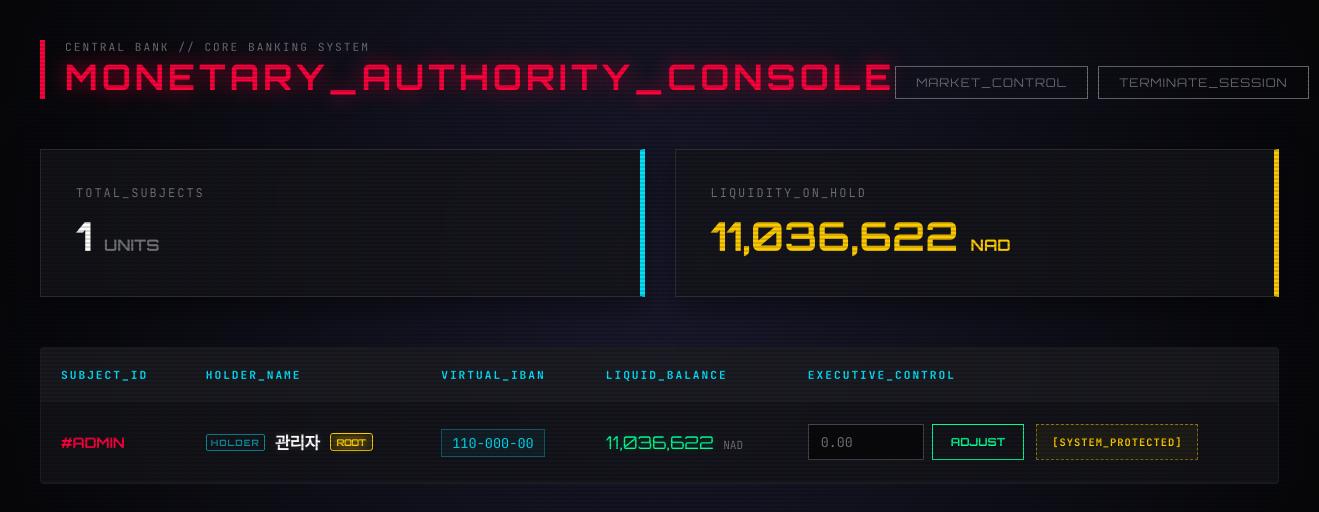
The page /admin (signed in) on the database its author committed.
### app.py (models this page shows)
class User(db.Model):
    id = db.Column(db.Integer, primary_key=True)
    username = db.Column(db.String(80), unique=True, nullable=False)
    password = db.Column(db.String(255), nullable=False)
    name = db.Column(db.String(80), nullable=False)
    account = db.Column(db.String(20), unique=True, nullable=False)
    balance = db.Column(db.Float, default=0.0)
    is_active = db.Column(db.Boolean, default=True) # 계좌 활성화 상태
    history = db.relationship('History', backref='user', lazy=True, cascade="all, delete-orphan")
    portfolios = db.relationship('Portfolio', backref='user', lazy=True, cascade="all, delete-orphan")

### app.py (the view)
@app.route('/admin')
def admin_panel():
    if session.get('user_id') != 'admin':
        return "<script>alert('권한이 없습니다.'); location.href='/';</script>"
    users = User.query.all()
    user_dict = { u.username: u for u in users } # 템플릿 호환용
    return render_template('admin.html',
                           users=user_dict,
                           user_count=len(users),
                           total_balance=sum(u.balance for u in users))

### templates/admin.html (shortened to what this page needs)
<!DOCTYPE html>
<html lang="ko">
<head>
</head>
<body>
    <div class="container">
        <header class="admin-header">
            <div>
                <p style="margin: 0; font-size: 0.7rem; color: var(--text-dim); letter-spacing: 2px;">CENTRAL BANK // CORE BANKING SYSTEM</p>
                <h1>MONETARY_AUTHORITY_CONSOLE</h1>
            </div>
            <div class="admin-links">
                <a href="/admin/stock" class="back-btn">MARKET_CONTROL</a>
                <a href="/dashboard" class="back-btn">TERMINATE_SESSION</a>
            </div>
        </header>
        <section class="stat-grid">
            <div class="stat-box">
                <p>TOTAL_SUBJECTS</p>
                <h2>{{ user_count }} <span style="font-size: 1rem; color: var(--text-dim);">UNITS</span></h2>
            </div>
            <div class="stat-box" style="border-right-color: var(--neon-gold);">
                <p>LIQUIDITY_ON_HOLD</p>
                <h2 style="color: var(--neon-gold);">{{ "{:,.0f}".format(total_balance) }} <span style="font-size: 1rem;">NAD</span></h2>
            </div>
        </section>
        <div class="data-wrapper">
            <table>
                <thead>
                    <tr>
                        <th>SUBJECT_ID</th>
                        <th>HOLDER_NAME</th>
                        <th>VIRTUAL_IBAN</th>
                        <th>LIQUID_BALANCE</th>
                        <th>EXECUTIVE_CONTROL</th>
                    </tr>
                </thead>
                <tbody>
                    {% for uid, info in users.items() %}
                    {% set is_admin = (uid == 'admin') %}
                    <tr class="{{ '' if info.is_active else 'status-inactive' }}">
                        <td><span class="id-label">#{{ uid.upper() }}</span></td>
                        <td>
                            <div class="identifier-cell">
                                {{ info.name }}
                                {% if is_admin %}<span class="root-badge">ROOT</span>{% endif %}
                            </div>
                        </td>
                        <td><span class="acc-badge">{{ info.account }}</span></td>
                        <td><span class="balance-val">{{ "{:,.0f}".format(info.balance) }}</span> <span style="font-size: 0.7rem; color: var(--text-dim);">NAD</span></td>
                        <td>
                            <div style="display: flex; gap: 12px; align-items: center;">
                                <form action="/admin/action/{{ uid }}" method="POST" style="display: flex; gap: 8px;">
                                    <input type="number" name="amount" placeholder="0.00" step="any">
                                    <button type="submit" class="btn btn-inject">ADJUST</button>
                                </form>
                                {% if is_admin %}
                                    <div class="system-protected">[SYSTEM_PROTECTED]</div>
                                {% endif %}
                            </div>
                        </td>
                    </tr>
                    {% endfor %}
                </tbody>
            </table>
        </div>
    </div>
</body>
</html>

### templates/admin.html (style rules this page uses)
:root { --bg-color: #050507; --panel-bg: rgba(20, 20, 25, 0.8); --neon-red: #ff003c; --neon-green: #00ff94; --neon-blue: #00e5ff; --neon-gold: #ffcc00; --text-main: #e0e0e0; --text-dim: #707075; }
body { font-family: 'JetBrains Mono', 'Pretendard', monospace; background-color: var(--bg-color); background-image: radial-gradient(circle at 50% 50%, #1a1a2e 0%, #050507 100%), url('https://www.transparenttextures.com/patterns/carbon-fibre.png'); color: var(--text-main); margin: 0; padding: 40px; overflow-x: hidden; }
body::before { content: " "; position: fixed; top: 0; left: 0; width: 100%; height: 100%; background: linear-gradient(rgba(18, 16, 16, 0) 50%, rgba(0, 0, 0, 0.15) 50%), linear-gradient(90deg, rgba(255, 0, 0, 0.03), rgba(0, 255, 0, 0.01), rgba(0, 0, 255, 0.03)); background-size: 100% 4px, 3px 100%; pointer-events: none; z-index: 100; }
.container { max-width: 1400px; margin: 0 auto; position: relative; z-index: 1; }
.admin-header { display: flex; justify-content: space-between; align-items: flex-end; margin-bottom: 50px; border-left: 5px solid var(--neon-red); padding-left: 20px; }
.admin-header h1 { font-family: 'Orbitron', sans-serif; font-size: 2.2rem; margin: 0; text-transform: uppercase; letter-spacing: 4px; color: var(--neon-red); text-shadow: 0 0 20px rgba(255, 0, 60, 0.6); }
.stat-grid { display: grid; grid-template-columns: repeat(2, 1fr); gap: 30px; margin-bottom: 50px; }
.stat-box { background: var(--panel-bg); backdrop-filter: blur(10px); padding: 35px; border: 1px solid rgba(255, 255, 255, 0.1); border-right: 5px solid var(--neon-blue); box-shadow: 0 10px 30px rgba(0,0,0,0.5); }
.stat-box p { font-size: 0.75rem; color: var(--text-dim); margin: 0 0 10px 0; letter-spacing: 2px; }
.stat-box h2 { font-family: 'Orbitron', sans-serif; font-size: 2.5rem; margin: 0; color: #fff; }
.data-wrapper { background: var(--panel-bg); border: 1px solid rgba(255, 255, 255, 0.05); border-radius: 4px; overflow: hidden; }
table { width: 100%; border-collapse: collapse; }
th { background: rgba(255, 255, 255, 0.03); color: var(--neon-blue); text-transform: uppercase; font-size: 0.7rem; padding: 20px; text-align: left; letter-spacing: 2px; }
td { padding: 22px 20px; border-bottom: 1px solid rgba(255, 255, 255, 0.05); vertical-align: middle; }
.identifier-cell { font-family: 'Pretendard', sans-serif; font-weight: 700; font-size: 1.05rem; color: #ffffff; letter-spacing: -0.5px; text-shadow: 0 0 10px rgba(255, 255, 255, 0.15); display: flex; align-items: center; gap: 10px; }
.identifier-cell::before { content: "HOLDER"; font-family: 'Orbitron', sans-serif; font-size: 0.55rem; color: var(--neon-blue); opacity: 0.6; border: 1px solid var(--neon-blue); padding: 2px 4px; border-radius: 2px; letter-spacing: 1px; }
.root-badge { font-family: 'Orbitron', sans-serif; font-size: 0.6rem; color: var(--neon-gold); border: 1px solid var(--neon-gold); padding: 2px 6px; border-radius: 3px; background: rgba(255, 204, 0, 0.1); text-shadow: 0 0 10px var(--neon-gold); }
.id-label { font-family: 'Orbitron', sans-serif; color: var(--neon-red); font-weight: bold; font-size: 0.9rem; }
.acc-badge { font-family: 'JetBrains Mono', monospace; color: var(--neon-blue); border: 1px solid rgba(0, 229, 255, 0.3); padding: 4px 10px; font-size: 0.85rem; background: rgba(0, 229, 255, 0.05); }
.balance-val { font-family: 'Orbitron', sans-serif; color: var(--neon-green); font-size: 1.1rem; text-shadow: 0 0 10px rgba(0, 255, 148, 0.2); }
input[type="number"] { background: rgba(0,0,0,0.6); border: 1px solid #444; color: var(--neon-green); padding: 8px 12px; width: 90px; font-family: 'JetBrains Mono'; outline: none; transition: 0.3s; }
.btn { padding: 10px 18px; border: none; font-family: 'Orbitron'; font-weight: 700; cursor: pointer; font-size: 0.7rem; transition: all 0.3s; text-transform: uppercase; }
.btn-inject { background: transparent; border: 1px solid var(--neon-green); color: var(--neon-green); }
.back-btn { color: var(--text-dim); text-decoration: none; font-size: 0.75rem; font-family: 'Orbitron'; border: 1px solid var(--text-dim); padding: 8px 20px; transition: 0.3s; letter-spacing: 1px; }
.admin-links { display: flex; gap: 10px; align-items: center; }
.system-protected { color: var(--neon-gold); font-size: 0.65rem; letter-spacing: 1px; font-weight: 700; padding: 10px 15px; border: 1px dashed rgba(255, 204, 0, 0.5); background: rgba(255, 204, 0, 0.05); white-space: nowrap; }

### rows shown on the page
User: upper "ADMIN", name "관리자", account "110-000-00", balance "11,036,622"

### other values the page prints
{{ user_count }} "1"
{{ "{:,.0f}".format(total_balance) }} "11,036,622"
